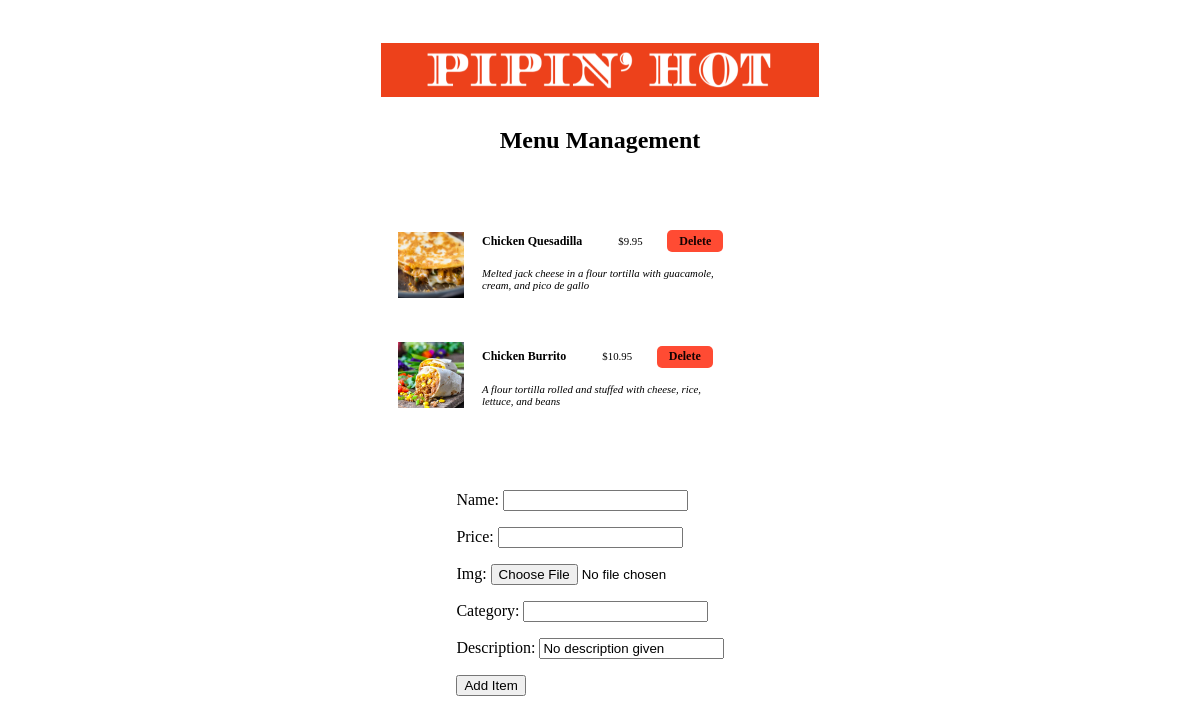
Page /menu/chefMenu/ on the committed database.
### menu/models.py (models this page shows)
class FoodItem(models.Model):
    name = models.CharField(max_length=50, unique = True)
    price = models.DecimalField(max_digits=6, decimal_places=2)
    img = models.ImageField(upload_to='uploads/')
    category = models.CharField(max_length=50)
    description = models.CharField(max_length=300, default="No description given")

### menu/views.py (the view)
# urls.py: path('chefMenu/', foodView, name = 'chef_menu'),
def foodView(request):
    form = FoodForm(request.POST, request.FILES)
    foodList = FoodItem.objects.all()
    if form.is_valid():
        form.save()
    else:
        form = FoodForm()
    return render(request, 'chefMenu.html', {'form': form, 'foodList': foodList})

### menu/forms.py
class FoodForm(forms.ModelForm):
    class Meta:
        model = FoodItem
        fields = ['name', 'price', 'img', 'category', 'description']

### menu/templates/chefMenu.html (shortened to what this page needs)
{% load static %}
<!DOCTYPE html>
<html lang="en">
<head>
    <link rel = "stylesheet" href = "{% static '/css/chefMenu.css' %}">
</head>
<body>
    <div class = "header">
        <img src="{% static 'Pipin-Hot.png' %}"/>
    </div>
    <h1> Menu Management </h1>
    <div class = "foodContainer">
        <div class = "pictureContainer">
        {% for item in foodList %}
            <u1 style = "list-style: none;">
                <li style = "padding: 20px;" >
                    <img src = "{{ item.img.url }}">
                </li>
            </u1>
        {% endfor %}
        </div>
        <div class = "itemContainer">
        {% for item in foodList %}
            <u1 style = "list-style: none;">
                <li style = "padding: 20px;">
                    <p class = "foodTitle">
                        {{ item.name }}
                    </p>
                    <p class = "foodInfo">
                        ${{ item.price }}
                    </p>
                    <p style = "margin-left: 20px; display: inline;  font-size: 1.5vw; font-family: Garamond, serif;">
                        <a href = "{% url 'deleteFood' item.name %}" class = "button"> Delete </a>
                    </p>
                    <p class = "foodDesc">
                        {{ item.description }}
                    </p>
                </li>
            </u1>
        {% endfor %}
        </div>
    </div>
    <form method = "post" enctype="multipart/form-data">
        {{ form.as_p }}
        <button type="submit">Add Item</button>
    </form>
</body>
</html>

### static/css/chefMenu.css (style rules this page uses)
.foodContainer { display: flex; align-items: center; justify-content: center; padding: 3vw; flex-direction: row; }
.foodContainer img { width: 5.5vw; height: auto; display: inline; }
body { display: flex; align-items: center; justify-content: center; padding: 35px; flex-direction: column; }
.header img { display: block; width: 50%; height: auto; margin-left: auto; margin-right: auto; }
.foodTitle { font-weight: bold; display: inline; margin-right: 2.75vw; font-size: 1.0vw; font-family: Garamond, serif; }
.foodInfo { display: inline; font-size: 0.9vw; font-family: Garamond, serif; }
.foodDesc { font-size: 0.9vw; font-family: Garamond, serif; width: 20vw; font-style: italic; }
.itemContainer { width: 30vw; height: auto; }
.pictureContainer { width: 7vw; height: auto; }

### menu/templates/chefMenu.html (style rules this page uses)
h1 { margin-top: 2.5vw; font-size: 2vw; font-family: "Garamond", serif; text-align: center; }
.button { border: none; color: rgb(20, 2, 2); padding: 0.30vw 1.0vw; text-align: center; text-decoration: none; display: inline-block; font-size: 1vw; font-weight: bold; font-family: Garamond, serif; margin: 4px 2px; cursor: pointer; border-radius: 5px; background-color:rgb(255, 75, 51) }

### rows in the picture
FoodItem: img (picture), name "Chicken Quesadilla", price "9.95", description "Melted jack cheese in a flour tortilla with guacamole, cream, and pico de gallo"
FoodItem: img (picture), name "Chicken Burrito", price "10.95", description "A flour tortilla rolled and stuffed with cheese, rice, lettuce, and beans"
